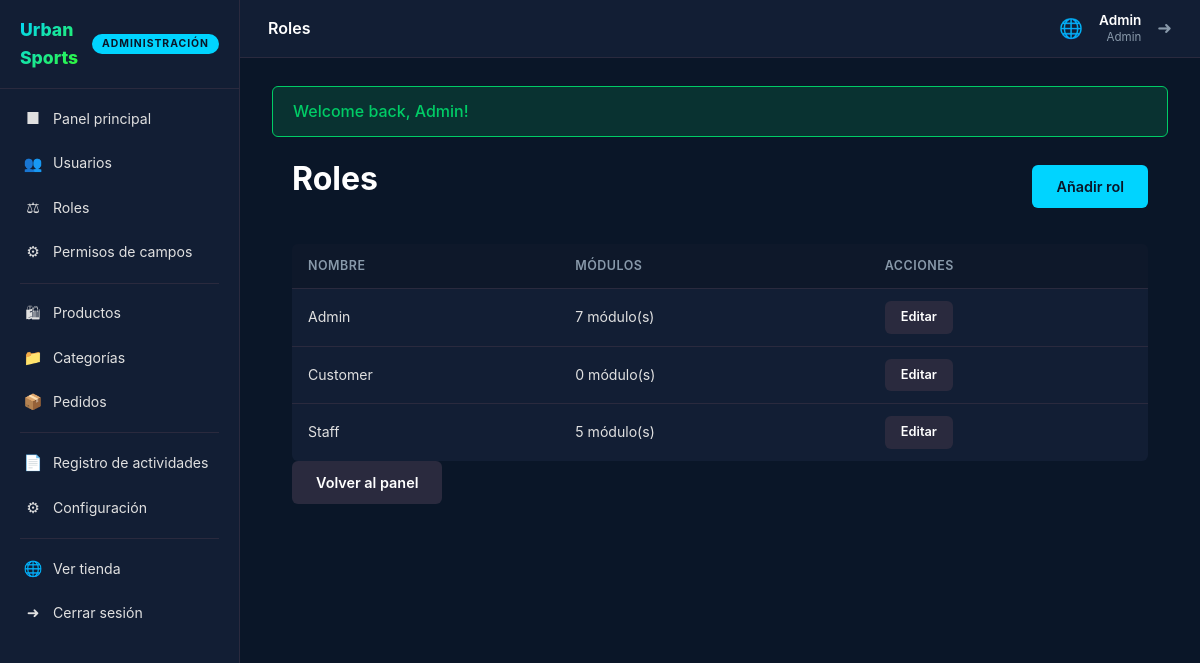
The page /admin/roles (signed in) on the database its author committed.
### tables this page shows
CREATE TABLE roles (
    id          INT UNSIGNED AUTO_INCREMENT PRIMARY KEY,
    name        VARCHAR(100)   NOT NULL,
    slug        VARCHAR(100)   NOT NULL UNIQUE,
    description TEXT           NULL DEFAULT NULL,
    created_at  TIMESTAMP      NOT NULL DEFAULT CURRENT_TIMESTAMP,
    updated_at  TIMESTAMP      NOT NULL DEFAULT CURRENT_TIMESTAMP ON UPDATE CURRENT_TIMESTAMP
);

### app/Controllers/Admin/RoleController.php (called while the page is built, shortened)
<?php
class RoleController extends Controller
{
    public function index(): void
    {
        $db = Database::getInstance();
        $roles = $db->fetchAll(
            "SELECT r.*,
                    (SELECT COUNT(*) FROM role_permissions rp WHERE rp.role_id = r.id) AS module_count
             FROM roles r
             ORDER BY r.name"
        );
        $this->view('admin/roles/index', [
            'roles' => $roles,
            'title' => 'Roles',
        ], 'admin');
    }
}

### public/index.php (called while the page is built, shortened)
<?php
require_once __DIR__ . '/../config/env.php';
require_once __DIR__ . '/../config/database.php';
require_once __DIR__ . '/../app/Helpers/functions.php';
$router = new Router();
$router->dispatch($_SERVER['REQUEST_METHOD'], $_SERVER['REQUEST_URI'] ?? '/');

### app/Helpers/functions.php (called while the page is built, shortened)
<?php
function escape(string $value): string
{
    return htmlspecialchars($value, ENT_QUOTES, 'UTF-8');
}
function flash(string $key): ?string
{
    return Session::getFlash($key);
}
function hasFlash(string $key): bool
{
    return Session::hasFlash($key);
}
function asset(string $path): string
{
    return APP_URL . '/' . ltrim($path, '/');
}
function url(string $path = ''): string
{
    return APP_URL . '/' . ltrim($path, '/');
}

### app/Core/Database.php (called while the page is built, shortened)
<?php
class Database
{
    private static ?Database $instance = null;
    private PDO $pdo;
    private function __construct()
    {
        $dsn = sprintf(
            'mysql:host=%s;port=%s;dbname=%s;charset=%s',
            DB_HOST,
            DB_PORT,
            DB_NAME,
            DB_CHARSET
        );
        try {
            $this->pdo = new PDO($dsn, DB_USER, DB_PASS, [
                PDO::ATTR_ERRMODE => PDO::ERRMODE_EXCEPTION,
                PDO::ATTR_DEFAULT_FETCH_MODE => PDO::FETCH_ASSOC,
                PDO::ATTR_EMULATE_PREPARES => false,
            ]);
        } catch (PDOException $e) {
            throw new \RuntimeException('Database connection failed: ' . $e->getMessage(), 0, $e);
        }
    }
    public static function getInstance(): self
    {
        if (self::$instance === null) {
            self::$instance = new self();
        }
        return self::$instance;
    }
    public function query(string $sql, array $params = []): \PDOStatement
    {
        $stmt = $this->pdo->prepare($sql);
        $stmt->execute($params);
        return $stmt;
    }
    public function fetch(string $sql, array $params = []): ?array
    {
        $result = $this->query($sql, $params);
        return $result->fetch() ?: null;
    }
    public function fetchAll(string $sql, array $params = []): array
    {
        return $this->query($sql, $params)->fetchAll();
    }
}

### app/Core/Session.php (called while the page is built, shortened)
<?php
class Session
{
    public static function get(string $key, mixed $default = null): mixed
    {
        return $_SESSION[$key] ?? $default;
    }
    public static function getFlash(string $key): ?string
    {
        $message = $_SESSION['_flash'][$key] ?? null;
        return $message;
    }
    public static function hasFlash(string $key): bool
    {
        return isset($_SESSION['_flash'][$key]);
    }
}

### app/Core/Auth.php (called while the page is built, shortened)
<?php
class Auth
{
    public static function user(): ?array
    {
        return Session::get('user');
    }
}

### app/Helpers/Permission.php (called while the page is built, shortened)
<?php
class Permission
{
    private static array $levelCache = [];
    public static function canView(int $roleId, string $moduleName): bool
    {
        return self::getLevel($roleId, $moduleName) !== null;
    }
    public static function getLevel(int $roleId, string $moduleName): ?string
    {
        $key = $roleId . ':' . $moduleName;
        if (array_key_exists($key, self::$levelCache)) {
            return self::$levelCache[$key];
        }
        $db = Database::getInstance();
        $result = $db->fetch(
            "SELECT rp.level
             FROM role_permissions rp
             JOIN permissions p ON p.id = rp.permission_id
             WHERE rp.role_id = :role_id AND p.module_name = :module_name",
            ['role_id' => $roleId, 'module_name' => $moduleName]
        );
        self::$levelCache[$key] = $result['level'] ?? null;
        return self::$levelCache[$key];
    }
}

### app/Views/admin/roles/index.php (the view)
<div class="container">
    <div class="page-header">
        <h1>Roles</h1>
        <a href="<?= url('admin/roles/create') ?>" class="btn btn-primary">Añadir rol</a>
    </div>
    <table class="table">
        <thead>
            <tr>
                <th>Nombre</th>
                <th>Módulos</th>
                <th>Acciones</th>
            </tr>
        </thead>
        <tbody>
            <?php if (!empty($roles)): ?>
                <?php foreach ($roles as $role): ?>
                    <tr>
                        <td><?= escape($role['name']) ?></td>
                        <td><?= (int) $role['module_count'] ?> módulo(s)</td>
                        <td>
                            <a href="<?= url('admin/roles/edit/' . $role['id']) ?>" class="btn btn-secondary btn-sm">Editar</a>
                        </td>
                    </tr>
                <?php endforeach; ?>
            <?php else: ?>
                <tr>
                    <td colspan="3">No se encontraron roles.</td>
                </tr>
            <?php endif; ?>
        </tbody>
    </table>
    <a href="<?= url('admin') ?>" class="btn btn-secondary">Volver al panel</a>
</div>

### app/Core/Router.php (shortened to what this page needs)
<?php
class Router
{
    private array $routes = [];
    private function addRoute(string $method, string $uri, array $action, array $middleware): void
    {
        $pattern = preg_replace('/\{(\w+)\}/', '(?P<$1>[^/]+)', $uri);
        $pattern = '#^' . $pattern . '$#';
        $this->routes[] = [
            'method' => $method,
            'pattern' => $pattern,
            'action' => $action,
            'middleware' => $middleware,
        ];
    }
    public function dispatch(string $method, string $queryString): void
    {
        $uri = $this->parseUri($queryString);
        foreach ($this->routes as $route) {
            if ($route['method'] !== $method) {
                continue;
            }
            if (preg_match($route['pattern'], $uri, $matches)) {
                $params = array_filter($matches, 'is_string', ARRAY_FILTER_USE_KEY);
                [$controllerClass, $methodName] = $route['action'];
                $controller = new $controllerClass();
                $controller->$methodName(...$params);
                return;
            }
        }
    }
    private function parseUri(string $uri): string
    {
        $path = parse_url($uri, PHP_URL_PATH);
        return $path;
    }
}

### app/Core/Controller.php (shortened to what this page needs)
<?php
abstract class Controller
{
    protected function view(string $view, array $data = [], string $layout = 'main'): void
    {
        extract($data);
        $viewPath = __DIR__ . '/../Views/' . str_replace('.', '/', $view) . '.php';
        require $viewPath;
        $content = ob_get_clean();
        $layoutPath = __DIR__ . '/../Views/layouts/' . $layout . '.php';
        if (file_exists($layoutPath)) {
            require $layoutPath;
        } else {
            echo $content;
        }
    }
}

### app/Views/layouts/admin.php (shortened to what this page needs)
<!DOCTYPE html>
<html lang="en">
<head>
    <link rel="stylesheet" href="<?= asset('assets/css/app.css') ?>">
</head>
<body>
    <div class="admin-layout">
        <?php require __DIR__ . '/../partials/sidebar.php' ?>
        <div class="admin-wrapper">
            <?php $currentUser = \App\Core\Auth::user(); ?>
            <header class="admin-topbar">
                <div class="topbar-title"><?= isset($title) ? escape($title) : 'Panel principal' ?></div>
                <div class="topbar-right">
                    <a href="<?= url() ?>" target="_blank" class="topbar-link" title="Ver tienda">&#127760;</a>
                    <div class="topbar-user">
                        <span class="topbar-user-name"><?= escape($currentUser['name'] ?? 'Usuario') ?></span>
                        <span class="topbar-user-role"><?= escape(ucfirst($currentUser['role_name'] ?? '')) ?></span>
                    </div>
                    <a href="<?= url('logout') ?>" class="topbar-logout" title="Cerrar sesión">&#10140;</a>
                </div>
            </header>
            <main class="admin-main">
                <?php require __DIR__ . '/../partials/alerts.php' ?>
                <?= $content ?>
            </main>
        </div>
    </div>
</body>
</html>

### app/Views/partials/sidebar.php (shortened to what this page needs)
<?php
$userId = (int) (\App\Core\Auth::user()['role_id'] ?? 0);
$canView = fn($m) => \App\Helpers\Permission::canView($userId, $m);
$currentUrl = $_SERVER['REQUEST_URI'] ?? '';
$isActive = fn($path) => strpos($currentUrl, url('admin/' . $path)) !== false ? 'active' : '';
?>
<aside class="sidebar" id="adminSidebar">
    <div class="sidebar-header">
        <a href="<?= url('admin') ?>" class="logo"><?= APP_NAME ?></a>
        <span class="sidebar-badge">Administración</span>
    </div>
    <nav class="sidebar-nav">
        <a href="<?= url('admin') ?>" class="<?= $currentUrl === url('admin') || $currentUrl === url('admin/') ? 'active' : '' ?>">
            <span class="nav-icon">&#9632;</span> Panel principal
        </a>
        <?php if ($canView('users')): ?>
            <a href="<?= url('admin/users') ?>" class="<?= $isActive('users') ?>">
                <span class="nav-icon">&#128101;</span> Usuarios
            </a>
        <?php endif; ?>
        <?php if ($canView('roles')): ?>
            <a href="<?= url('admin/roles') ?>" class="<?= $isActive('roles') ?>">
                <span class="nav-icon">&#9878;</span> Roles
            </a>
        <?php endif; ?>
        <?php if ($canView('settings')): ?>
            <a href="<?= url('admin/fields') ?>" class="<?= $isActive('fields') ?>">
                <span class="nav-icon">&#9881;</span> Permisos de campos
            </a>
        <?php endif; ?>
        <hr>
        <?php if ($canView('products')): ?>
            <a href="<?= url('admin/products') ?>" class="<?= $isActive('products') ?>">
                <span class="nav-icon">&#128717;</span> Productos
            </a>
        <?php endif; ?>
        <?php if ($canView('categories')): ?>
            <a href="<?= url('admin/categories') ?>" class="<?= $isActive('categories') ?>">
                <span class="nav-icon">&#128193;</span> Categorías
            </a>
        <?php endif; ?>
        <?php if ($canView('orders')): ?>
            <a href="<?= url('admin/orders') ?>" class="<?= $isActive('orders') ?>">
                <span class="nav-icon">&#128230;</span> Pedidos
            </a>
        <?php endif; ?>
        <hr>
        <?php if ($canView('activity_logs')): ?>
            <a href="<?= url('admin/activity-logs') ?>" class="<?= $isActive('activity-logs') ?>">
                <span class="nav-icon">&#128196;</span> Registro de actividades
            </a>
        <?php endif; ?>
        <?php if ($canView('settings')): ?>
            <a href="<?= url('admin/settings') ?>" class="<?= $isActive('settings') ?>">
                <span class="nav-icon">&#9881;</span> Configuración
            </a>
        <?php endif; ?>
        <hr>
        <a href="<?= url() ?>" target="_blank"><span class="nav-icon">&#127760;</span> Ver tienda</a>
        <a href="<?= url('logout') ?>"><span class="nav-icon">&#10140;</span> Cerrar sesión</a>
    </nav>
</aside>

### app/Views/partials/alerts.php (shortened to what this page needs)
<?php if (hasFlash('success')): ?>
    <div class="alert alert-success"><?= escape(flash('success')) ?></div>
<?php endif; ?>

### public/assets/css/app.css (style rules this page uses)
:root { --navy: #0a1628; --navy-light: #121e34; --gray: #2a2a3e; --gray-light: #3a3a4e; --cyan: #00d4ff; --orange: #ff6b00; --lime: #39ff14; --white: #ffffff; --text: #e0e0e0; --text-muted: #8899aa; --danger: #ff4444; --success: #00cc66; --radius: 6px; }
* { margin: 0; padding: 0; box-sizing: border-box; }
body { font-family: -apple-system, BlinkMacSystemFont, 'Segoe UI', Roboto, sans-serif; background: var(--navy); color: var(--text); line-height: 1.6; min-height: 100vh; }
a { color: var(--cyan); text-decoration: none; }
h1, h2, h3 { color: var(--white); }
.container { max-width: 1100px; margin: 0 auto; padding: 0 20px; }
.logo { font-size: 1.3rem; font-weight: 800; color: var(--white); background: linear-gradient(135deg, var(--cyan), var(--lime)); -webkit-background-clip: text; -webkit-text-fill-color: transparent; }
.btn { display: inline-block; padding: 10px 24px; border-radius: var(--radius); font-weight: 600; font-size: 0.9rem; border: none; cursor: pointer; transition: all 0.2s; text-align: center; }
.btn-primary { background: var(--cyan); color: var(--navy); }
.btn-secondary { background: var(--gray); color: var(--white); }
.btn-sm { padding: 6px 16px; font-size: 0.8rem; }
.alert { padding: 12px 20px; border-radius: var(--radius); margin-bottom: 16px; font-weight: 500; }
.alert-success { background: rgba(0, 204, 102, 0.15); color: var(--success); border: 1px solid var(--success); }
.page-header { display: flex; align-items: center; justify-content: space-between; margin-bottom: 24px; }
.page-header h1 { margin-bottom: 0; }
.admin-layout { display: flex; min-height: 100vh; }
.sidebar { width: 240px; background: var(--navy-light); border-right: 1px solid var(--gray); position: fixed; top: 0; left: 0; height: 100vh; display: flex; flex-direction: column; z-index: 200; transition: transform 0.3s; }
.sidebar-header { display: flex; align-items: center; justify-content: space-between; padding: 16px 20px; border-bottom: 1px solid var(--gray); }
.sidebar-header .logo { font-size: 1.1rem; }
.sidebar-badge { font-size: 0.65rem; text-transform: uppercase; letter-spacing: 1px; padding: 2px 10px; border-radius: 10px; background: var(--cyan); color: var(--navy); font-weight: 700; }
.sidebar-nav { flex: 1; overflow-y: auto; padding: 8px 0; }
.sidebar-nav a { display: flex; align-items: center; gap: 10px; padding: 10px 20px; color: var(--text); font-size: 0.88rem; border-left: 3px solid transparent; transition: all 0.2s; }
.nav-icon { font-size: 0.95rem; width: 20px; text-align: center; flex-shrink: 0; }
.sidebar-nav hr { border: none; border-top: 1px solid var(--gray); margin: 8px 20px; }
.admin-wrapper { margin-left: 240px; flex: 1; display: flex; flex-direction: column; min-height: 100vh; }
.admin-topbar { display: flex; align-items: center; gap: 16px; padding: 12px 28px; background: var(--navy-light); border-bottom: 1px solid var(--gray); position: sticky; top: 0; z-index: 100; }
.topbar-title { font-weight: 600; color: var(--white); font-size: 1rem; flex: 1; }
.topbar-right { display: flex; align-items: center; gap: 16px; }
.topbar-link { font-size: 1.2rem; color: var(--text-muted) !important; transition: color 0.2s; }
.topbar-user { display: flex; flex-direction: column; text-align: right; line-height: 1.3; }
.topbar-user-name { font-size: 0.85rem; color: var(--white); font-weight: 600; }
.topbar-user-role { font-size: 0.72rem; color: var(--text-muted); }
.topbar-logout { font-size: 1.1rem; color: var(--text-muted) !important; transition: color 0.2s; }
.admin-main { flex: 1; padding: 28px 32px; }
.admin-main h1 { margin-bottom: 16px; }
.table { width: 100%; border-collapse: collapse; background: var(--navy-light); border-radius: var(--radius); overflow: hidden; }
.table th, .table td { padding: 12px 16px; text-align: left; border-bottom: 1px solid var(--gray); font-size: 0.88rem; }
.table th { background: rgba(0, 0, 0, 0.2); color: var(--text-muted); font-weight: 600; text-transform: uppercase; letter-spacing: 0.5px; font-size: 0.78rem; }
.table tr:last-child td { border-bottom: none; }

### rows shown on the page
roles: name "Admin", module_count "7"
roles: name "Customer", module_count "0"
roles: name "Staff", module_count "5"
